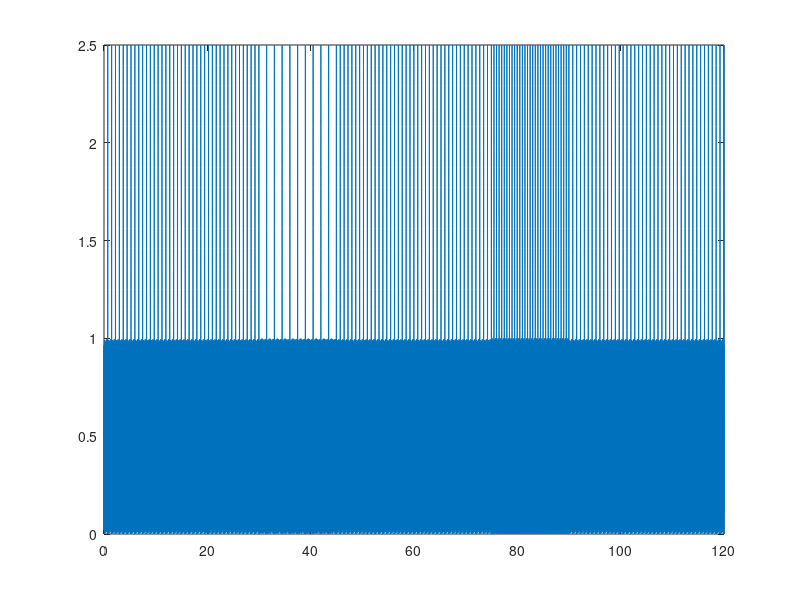

MATLAB code for this plot:
% 1 = 1 ms
% 1 below 50 bpm
% 1 above 100 bpm
% normal 80 bpm 80 beats in 60000

%normal section 750 two beats (80 bpm)
norm_base = rand(700,1);
temp_x = linspace(0,25,25);
norm_peakU = temp_x.*0.1;
norm_peakD = 2.5 - 0.1.*temp_x;
normY = cat(1,norm_base,norm_peakU',norm_peakD');

%slow dying section 1500 two beats (50 bpm)
brady_base = rand(1450,1);
bradyY = cat(1,brady_base,norm_peakU',norm_peakD');

%fast dying section 500 two beats (120 bpm)
tachy_base = rand(450,1);
tachyY = cat(1,tachy_base,norm_peakU',norm_peakD');

%30s living time
normal_sec = normY;
for i = 2:1:40
    normal_sec = cat(1,normal_sec,normY);
end

%15s slow and fast dying
brady_sec = bradyY;
for i = 2:1:10
    brady_sec = cat(1,brady_sec,bradyY);
end

tachy_sec = tachyY;
for i = 2:1:30
    tachy_sec = cat(1,tachy_sec,tachyY);
end

M = zeros(120000,2);
M(:,1) = linspace(0,120,120000);
M(:,2) = cat(1,normal_sec,brady_sec,normal_sec,tachy_sec,normal_sec);
figure(1); clf
plot(M(:,1),M(:,2));
M2 = zeros(240000,2);
M2(:,1) = linspace(0,240,240000);
M2(:,2) = cat(1,M(:,2),M(:,2));

cd('C:\Users\User\Documents');
fid = fopen('full_test.csv','w+');
fprintf(fid, '%s,', 'times');
fprintf(fid, '%s\n', 'voltages');
fclose(fid);
dlmwrite('full_test.csv',M2,'-append');